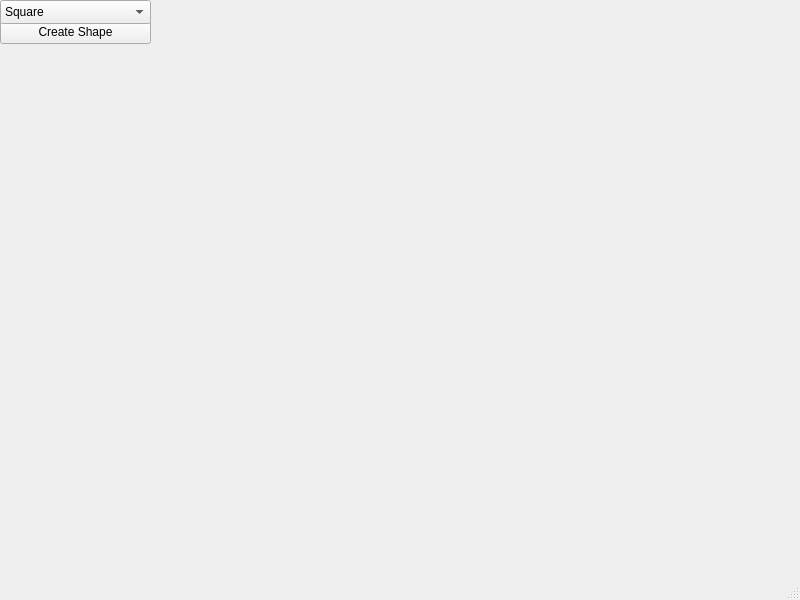
<?xml version="1.0" encoding="UTF-8"?>
<ui version="4.0">
 <class>MainWindow</class>
 <widget class="QMainWindow" name="MainWindow">
  <property name="geometry">
   <rect>
    <x>0</x>
    <y>0</y>
    <width>800</width>
    <height>600</height>
   </rect>
  </property>
  <property name="windowTitle">
   <string>MainWindow</string>
  </property>
  <widget class="QWidget" name="centralwidget">
   <widget class="QPushButton" name="createShapeButton">
    <property name="geometry">
     <rect>
      <x>0</x>
      <y>20</y>
      <width>151</width>
      <height>24</height>
     </rect>
    </property>
    <property name="text">
     <string>Create Shape</string>
    </property>
   </widget>
   <widget class="QComboBox" name="shapeComboBox">
    <property name="geometry">
     <rect>
      <x>0</x>
      <y>0</y>
      <width>151</width>
      <height>24</height>
     </rect>
    </property>
    <item>
     <property name="text">
      <string>Square</string>
     </property>
    </item>
    <item>
     <property name="text">
      <string>Circle</string>
     </property>
    </item>
    <item>
     <property name="text">
      <string>Triangle</string>
     </property>
    </item>
   </widget>
   <widget class="QWidget" name="verticalLayoutWidget">
    <property name="geometry">
     <rect>
      <x>0</x>
      <y>0</y>
      <width>151</width>
      <height>51</height>
     </rect>
    </property>
    <layout class="QVBoxLayout" name="verticalLayout"/>
   </widget>
  </widget>
  <widget class="QMenuBar" name="menubar">
   <property name="geometry">
    <rect>
     <x>0</x>
     <y>0</y>
     <width>800</width>
     <height>21</height>
    </rect>
   </property>
  </widget>
  <widget class="QStatusBar" name="statusbar"/>
 </widget>
 <resources/>
 <connections/>
</ui>
